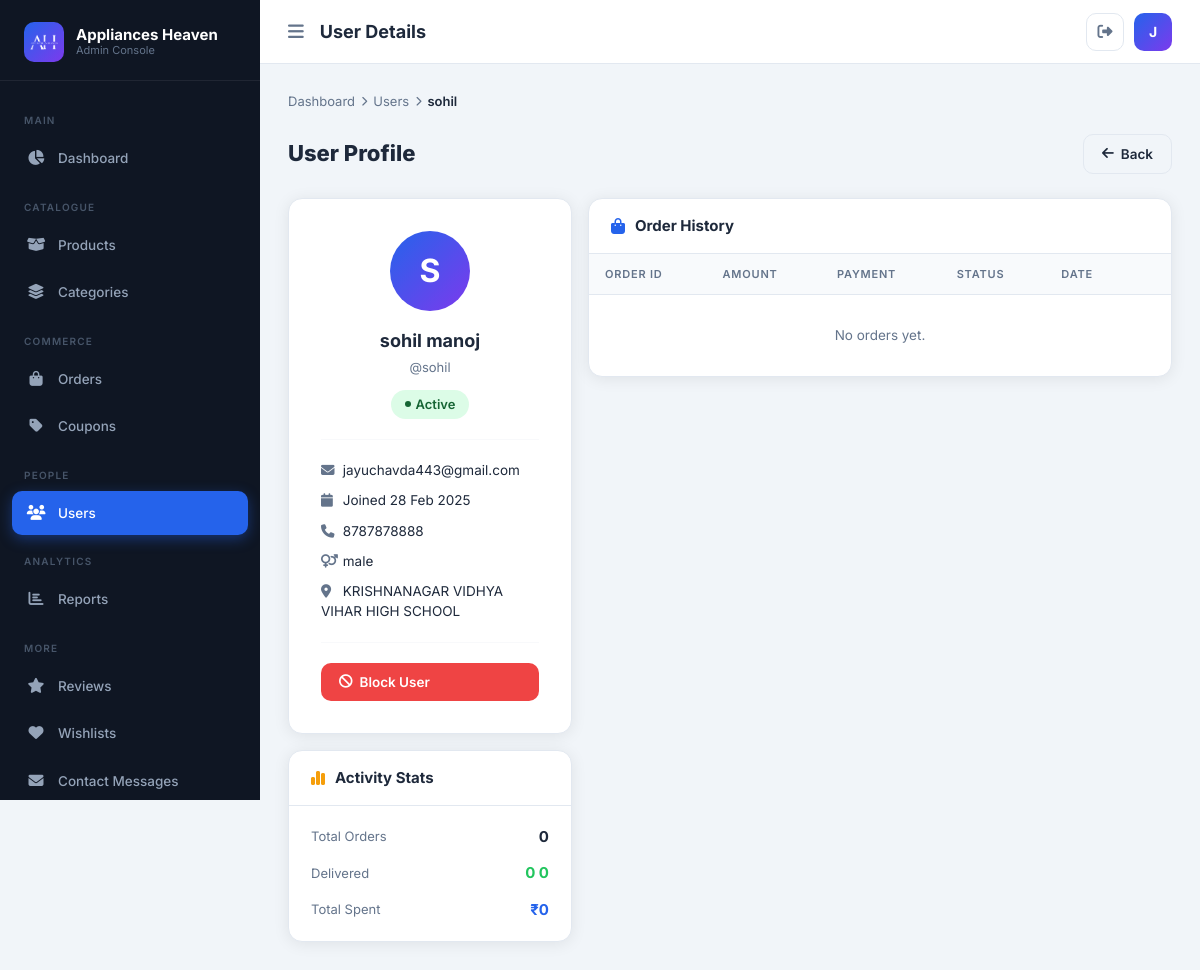
The page /admin-panel/users/2/ (signed in) on the database its author committed.
### store/models.py (models this page shows)
class Profile(models.Model):
    gender=models.CharField(max_length=15)
    contact = models.BigIntegerField()
    address = models.TextField()
    user = models.OneToOneField(User,on_delete=models.CASCADE)
    class Meta:
        db_table = 'profile'

### AH/admin_views.py (the view)
# urls.py: path('admin-panel/users/<int:pk>/',          admin_views.admin_user_detail,       name='admin_user_detail'),
@admin_required
def admin_user_detail(request, pk):
    user   = get_object_or_404(User, pk=pk)
    orders = Order.objects.filter(user=user).order_by('-id')
    try:
        profile = Profile.objects.get(user=user)
    except Profile.DoesNotExist:
        profile = None
    context = {
        'viewed_user': user,
        'orders':      orders,
        'profile':     profile,
        'active_page': 'users',
    }
    return render(request, 'custom_admin/user_detail.html', context)

### AH/admin_views.py (called while the page is built)
def admin_required(view_func):
    decorated = login_required(login_url='/admin-panel/login/')(
        user_passes_test(lambda u: u.is_superuser, login_url='/admin-panel/login/')(view_func)
    )
    return decorated

### AH/context_processors.py (called while the page is built)
def wishlist_count(request):
    count = 0
    wishlist_items = []
    if request.user.is_authenticated:
        wishlist_items = Wishlist.objects.filter(user=request.user)
        count = wishlist_items.count()
    return {
        'wishlist_count': count,
        'wishlist_items': wishlist_items,
    }

def categories_processor(request):
    return {
        'all_categories': Categories.objects.all(),
        'all_subcategories': SubCategories.objects.all(),
    }

### templates/custom_admin/user_detail.html (shortened to what this page needs)
{% extends 'custom_admin/base.html' %}
{% block page_title %}User Details{% endblock %}
{% block content %}
<div class="ah-breadcrumb">
  <a href="{% url 'admin_dashboard' %}">Dashboard</a>
  <span class="sep"><i class="fas fa-chevron-right"></i></span>
  <a href="{% url 'admin_users' %}">Users</a>
  <span class="sep"><i class="fas fa-chevron-right"></i></span>
  <span class="current">{{ viewed_user.username }}</span>
</div>
<div class="page-header">
  <h1>User Profile</h1>
  <a href="{% url 'admin_users' %}" class="btn-ah btn-ah-outline"><i class="fas fa-arrow-left"></i> Back</a>
</div>
<div class="row g-3">
  <div class="col-lg-4">
    <div class="ah-card mb-3">
      <div class="ah-card-body" style="text-align:center;padding:32px;">
        <div style="width:80px;height:80px;border-radius:50%;background:linear-gradient(135deg,#2563eb,#7c3aed);display:flex;align-items:center;justify-content:center;font-size:32px;font-weight:700;color:#fff;margin:0 auto 16px;">
          {{ viewed_user.username|slice:":1"|upper }}
        </div>
        <div style="font-size:18px;font-weight:700;">{{ viewed_user.get_full_name|default:viewed_user.username }}</div>
        <div style="color:var(--text-muted);font-size:13px;margin-top:4px;">@{{ viewed_user.username }}</div>
        <div style="margin-top:12px;">
          {% if viewed_user.is_active %}
          <span class="badge-status badge-active" style="font-size:13px;padding:5px 14px;">Active</span>
          {% else %}
          <span class="badge-status badge-inactive" style="font-size:13px;padding:5px 14px;">Blocked</span>
          {% endif %}
        </div>
        <hr style="border-color:var(--border);margin:20px 0;">
        <div style="display:grid;gap:10px;text-align:left;font-size:13.5px;">
          <div><i class="fas fa-envelope" style="color:var(--text-muted);width:18px;"></i> {{ viewed_user.email }}</div>
          <div><i class="fas fa-calendar" style="color:var(--text-muted);width:18px;"></i> Joined {{ viewed_user.date_joined|date:"d M Y" }}</div>
          {% if profile %}
          <div><i class="fas fa-phone" style="color:var(--text-muted);width:18px;"></i> {{ profile.contact }}</div>
          <div><i class="fas fa-venus-mars" style="color:var(--text-muted);width:18px;"></i> {{ profile.gender }}</div>
          <div style="vertical-align:top;"><i class="fas fa-location-dot" style="color:var(--text-muted);width:18px;"></i> {{ profile.address }}</div>
          {% endif %}
        </div>
        <hr style="border-color:var(--border);margin:20px 0;">
        <form method="POST" action="{% url 'admin_user_toggle' viewed_user.id %}">
          <button type="submit" class="btn-ah {% if viewed_user.is_active %}btn-ah-danger{% else %}btn-ah-success{% endif %}" style="width:100%;">
            <i class="fas fa-{% if viewed_user.is_active %}ban{% else %}check{% endif %}"></i>
            {% if viewed_user.is_active %}Block User{% else %}Unblock User{% endif %}
          </button>
        </form>
      </div>
    </div>
    <div class="ah-card">
      <div class="ah-card-header"><i class="fas fa-chart-simple" style="color:var(--warning);"></i><h2>Activity Stats</h2></div>
      <div class="ah-card-body">
        <div style="display:grid;gap:14px;">
          <div style="display:flex;justify-content:space-between;align-items:center;">
            <span style="font-size:13px;color:var(--text-muted);">Total Orders</span>
            <strong style="font-size:15px;">{{ orders|length }}</strong>
          </div>
          <div style="display:flex;justify-content:space-between;align-items:center;">
            <span style="font-size:13px;color:var(--text-muted);">Delivered</span>
            <strong style="font-size:15px;color:var(--success);">
              {% with d=orders|length %}{{ orders|dictsort:"status"|length }}{% endwith %}
              {{ orders|length }}
            </strong>
          </div>
          <div style="display:flex;justify-content:space-between;align-items:center;">
            <span style="font-size:13px;color:var(--text-muted);">Total Spent</span>
            <strong style="font-size:15px;color:var(--accent);">
              ₹{% widthratio orders|length 1 1 %}
            </strong>
          </div>
        </div>
      </div>
    </div>
  </div>
  <div class="col-lg-8">
    <div class="ah-card">
      <div class="ah-card-header">
        <i class="fas fa-bag-shopping" style="color:var(--accent);"></i>
        <h2>Order History</h2>
      </div>
      <div class="ah-table-wrap">
        <table class="ah-table">
          <thead>
            <tr><th>Order ID</th><th>Amount</th><th>Payment</th><th>Status</th><th>Date</th><th></th></tr>
          </thead>
          <tbody>
            {% for order in orders %}
            <tr>
              <td><strong>#{{ order.id }}</strong></td>
              <td><strong>₹{{ order.amount }}</strong></td>
              <td>
                {% if order.paid %}
                <span style="background:#dcfce7;color:#166534;border-radius:6px;padding:3px 8px;font-size:12px;">Paid</span>
                {% else %}
                <span style="background:#fef3c7;color:#92400e;border-radius:6px;padding:3px 8px;font-size:12px;">COD</span>
                {% endif %}
              </td>
              <td><span class="badge-status badge-{{ order.status }}">{{ order.get_status_display }}</span></td>
              <td style="font-size:12px;color:var(--text-muted);">{{ order.orderdate }}</td>
              <td><a href="{% url 'admin_order_detail' order.id %}" class="btn-icon btn-icon-view"><i class="fas fa-eye"></i></a></td>
            </tr>
            {% empty %}
            <tr><td colspan="6" style="text-align:center;padding:30px;color:var(--text-muted);">No orders yet.</td></tr>
            {% endfor %}
          </tbody>
        </table>
      </div>
    </div>
  </div>
</div>
{% endblock %}

### templates/custom_admin/base.html (shortened to what this page needs)
{% load static %}
<!DOCTYPE html>
<html lang="en">
<head>
  <link rel="stylesheet" href="https://cdnjs.cloudflare.com/ajax/libs/bootstrap/5.3.2/css/bootstrap.min.css"/>
  <link rel="stylesheet" href="https://cdnjs.cloudflare.com/ajax/libs/font-awesome/6.5.1/css/all.min.css"/>
  <link rel="stylesheet" href="{% static 'assets/css/admin.css' %}">
</head>
<body>
<aside class="ah-sidebar" id="ahSidebar">
  <div class="sidebar-brand">
    <div class="brand-icon" style="padding: 6px;"><img src="{% static 'assets/images/1.PNG' %}" style="width: 100%; height: 100%; object-fit: contain; filter: brightness(0) invert(1);"></div>
    <div class="brand-text">
      <div class="brand-title">Appliances Heaven</div>
      <div class="brand-sub">Admin Console</div>
    </div>
  </div>
  <nav class="sidebar-nav">
    <div class="nav-section-title">Main</div>
    <a href="{% url 'admin_dashboard' %}" class="ah-nav-link {% if active_page == 'dashboard' %}active{% endif %}">
      <span class="nav-icon"><i class="fas fa-chart-pie"></i></span> Dashboard
    </a>
    <div class="nav-section-title">Catalogue</div>
    <a href="{% url 'admin_products' %}" class="ah-nav-link {% if active_page == 'products' %}active{% endif %}">
      <span class="nav-icon"><i class="fas fa-box-open"></i></span> Products
    </a>
    <a href="{% url 'admin_categories' %}" class="ah-nav-link {% if active_page == 'categories' %}active{% endif %}">
      <span class="nav-icon"><i class="fas fa-layer-group"></i></span> Categories
    </a>
    <div class="nav-section-title">Commerce</div>
    <a href="{% url 'admin_orders' %}" class="ah-nav-link {% if active_page == 'orders' %}active{% endif %}">
      <span class="nav-icon"><i class="fas fa-shopping-bag"></i></span> Orders
    </a>
    <a href="{% url 'admin_coupons' %}" class="ah-nav-link {% if active_page == 'coupons' %}active{% endif %}">
      <span class="nav-icon"><i class="fas fa-tag"></i></span> Coupons
    </a>
    <div class="nav-section-title">People</div>
    <a href="{% url 'admin_users' %}" class="ah-nav-link {% if active_page == 'users' %}active{% endif %}">
      <span class="nav-icon"><i class="fas fa-users"></i></span> Users
    </a>
    <div class="nav-section-title">Analytics</div>
    <a href="{% url 'admin_reports' %}" class="ah-nav-link {% if active_page == 'reports' %}active{% endif %}">
      <span class="nav-icon"><i class="fas fa-chart-bar"></i></span> Reports
    </a>
    <div class="nav-section-title">More</div>
    <a href="{% url 'admin_reviews' %}" class="ah-nav-link {% if active_page == 'reviews' %}active{% endif %}">
      <span class="nav-icon"><i class="fas fa-star"></i></span> Reviews
    </a>
    <a href="{% url 'admin_wishlists' %}" class="ah-nav-link {% if active_page == 'wishlists' %}active{% endif %}">
      <span class="nav-icon"><i class="fas fa-heart"></i></span> Wishlists
    </a>
    <a href="{% url 'admin_contacts' %}" class="ah-nav-link {% if active_page == 'contacts' %}active{% endif %}">
      <span class="nav-icon"><i class="fas fa-envelope"></i></span> Contact Messages
    </a>
  </nav>
</aside>
<header class="ah-topbar">
  <button onclick="toggleSidebar()" style="background:none;border:none;font-size:18px;cursor:pointer;color:var(--text-muted);display:flex;align-items:center;">
    <i class="fas fa-bars"></i>
  </button>
  <div class="topbar-title">{% block page_title %}Dashboard{% endblock %}</div>
  <div class="topbar-actions">
    <a href="{% url 'admin_logout' %}" class="topbar-btn" title="Logout" style="text-decoration:none;">
      <i class="fas fa-sign-out-alt"></i>
    </a>
    <div class="topbar-avatar">{{ request.user.username|slice:":1"|upper }}</div>
  </div>
</header>
<main class="ah-main">
  {% block content %}{% endblock %}
</main>
</body>
</html>

### rows shown on the page
Profile: contact "8787878888", gender "male", address "KRISHNANAGAR VIDHYA VIHAR HIGH SCHOOL"

### other values the page prints
{{ request.user.username|slice:":1"|upper }} "J"
{{ viewed_user.username }} "sohil"
{{ viewed_user.username|slice:":1"|upper }} "S"
{{ viewed_user.get_full_name|default:viewed_user.username }} "sohil manoj"
{{ viewed_user.email }} "jayuchavda443@gmail.com"
{{ viewed_user.date_joined|date:"d M Y" }} "28 Feb 2025"
{{ orders|length }} "0"
{{ orders|dictsort:"status"|length }} "0"
